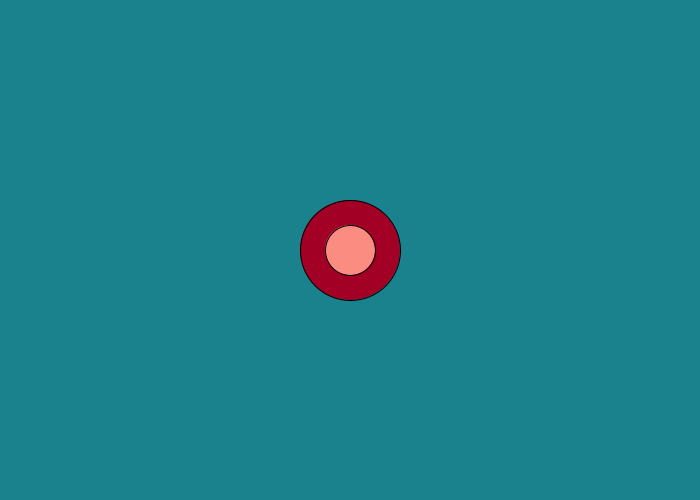
Frame 1 (no input)
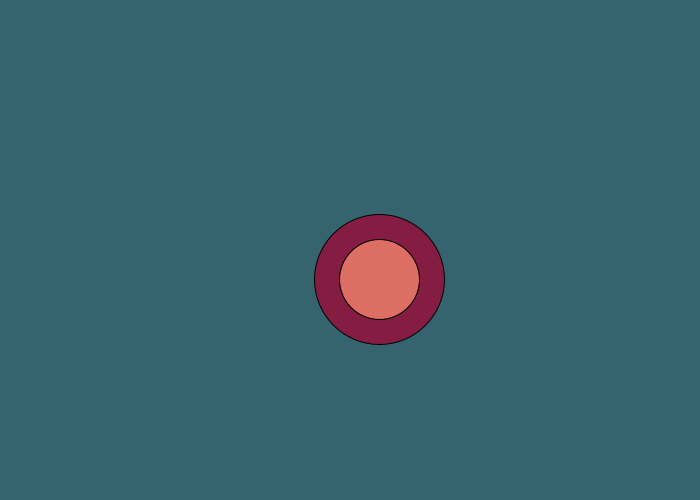
Frame 60 (the mouse pressed at the canvas centre just before this capture)
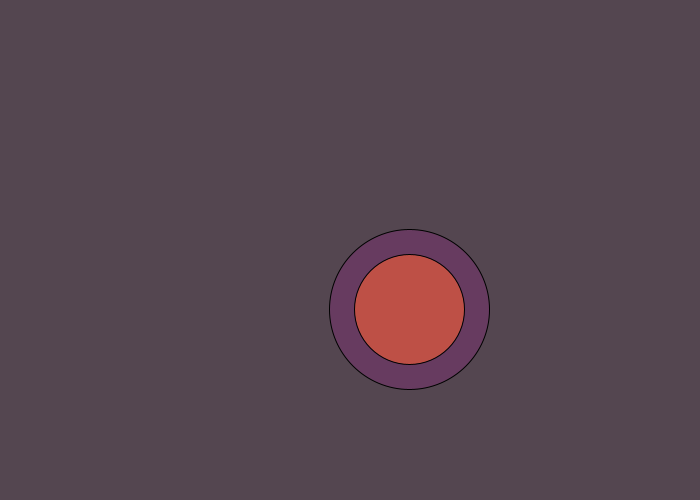
Frame 120 (the mouse held since frame 60 and released just before this capture)

The Processing sketch that drew these frames (run headless with seeded random() and noise(); from frame 60 on, the mouse is pressed at the canvas centre):

// Processing sketch: processing_72287
// ── processing_72287.pde

float circleX=350;
float circleY=250;
float circleH1=100;
float circleH2=50;
float circleW1=100;
float circleW2=50;
float r1=25;
float r2=163;
float r3=250;
float g1=130;
float g2=0;
float g3=140;
float b1=140;
float b2=37;
float b3=130;
float change=0.5;


void setup(){
  size(700,500);
  smooth();
  frameRate(30); //was too fast otherwise
}

void draw(){
  background(r1,g1,b1);
   //first largest elipse
  stroke(0);
  fill(r2,g2,b2);
  ellipse(circleX,circleY,circleH1,circleW1);
  //second ellipse inside first
  stroke(0);
  fill(r3,g3,b3);
  ellipse(circleX,circleY,circleH2,circleW2);
  
  //change vlaue of all varaibles
  circleX=circleX+change;
  circleY=circleY+change;
  circleH1=circleH1+change;
  circleH2=circleH2+change;
  circleW1=circleW1+change;
  circleW2=circleW2+change;
  r1=r1+change;
  r2=r2-change;
  r3=r3-change;
  g1=g1-change;
  g2=g2+change;
  g3=g3-change;
  b1=b1-change;
  b2=b2+change;
  b3=b3-change;
}

  
  
